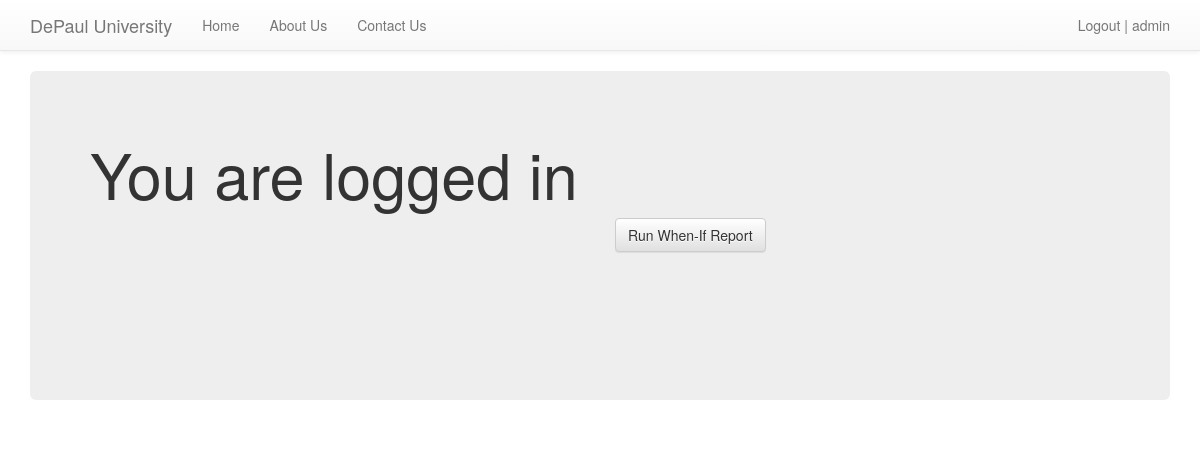
Page / (signed in) on the earlier database version.
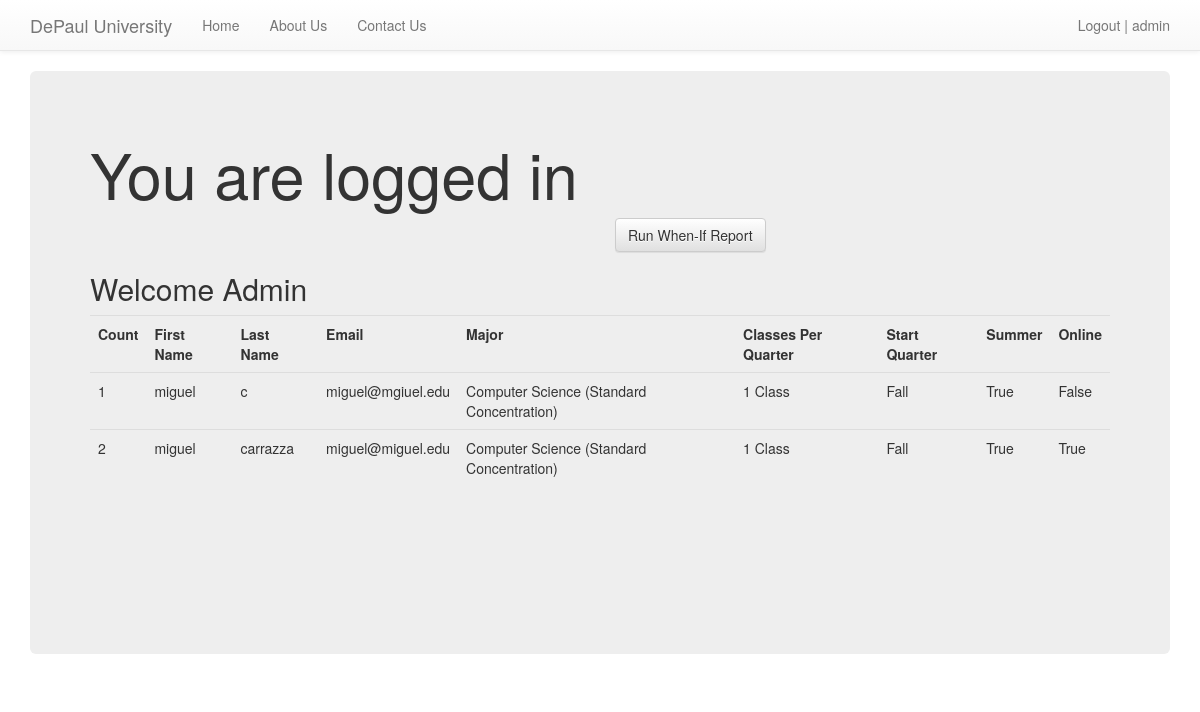
Same page on the later database version.
### MyHome/models.py (models this page shows, shortened)
class SignUp(models.Model):
    email = models.EmailField()
    First_Name = models.CharField(max_length=120, blank=False, null=True)
    Last_Name = models.CharField(max_length=120, blank=False, null=True)
    Classes_Per_Quarter = models.CharField(max_length=120, blank=False, null=True, default = '1')
    Major = models.CharField(max_length=120, blank=False, null=True, default = "Computer Science (Standard Concentration)")
    Classes_Per_Quarter = models.CharField(max_length=120, blank=False, null=True)
    Major = models.CharField(max_length=120, blank=False, null=True)
    summer = models.BooleanField(default=False)
    online = models.BooleanField(default=False)
    timestamp = models.DateTimeField(auto_now_add=True, auto_now=False)
    updated = models.DateTimeField(auto_now_add=False, auto_now=True)
    ClassesPerQuarter = (('1', '1'), ('2', '2'), ('3', '3'),)
    ClassesPerQuarter = (('1 Class', '1 Class'), ('2 Classes', '2 Classes'), ('3 Classes', '3 Classes'),)
    Classes_Per_Quarter = models.CharField(max_length=120, choices=ClassesPerQuarter, default = '1')
    Classes_Per_Quarter = models.CharField(max_length=120, choices=ClassesPerQuarter)
    MyMajor = (('Computer Science (Standard Concentration)', 'Computer Science (Standard Concentration)'),
               ('Information Systems (Business Analysis/Systems Analysis)', 'Information Systems (Business Analysis/Systems Analysis)'),
               ('Information Systems (Business Intelligence Concentration)', 'Information Systems (Business Intelligence Concentration)'),
               ('Information Systems (Database Administration Concentration)', 'Information Systems (Database Administration Concentration)'),
               ('Information Systems (IT Enterprise Management Concentration)', 'Information Systems (IT Enterprise Management Concentration)'),
               ('Information Systems (Standard Concentration)', 'Information Systems (Standard Concentration)'),)
    Major = models.CharField(max_length=120, choices=MyMajor, default = "Computer Science (Standard Concentration)")
    StartQuarter = (('Fall', 'Fall'), ('Winter', 'Winter'), ('Spring', 'Spring'),)
    Start_Quarter = models.CharField(max_length=120, choices=StartQuarter, default = 'Fall')
    Start_Quarter = models.CharField(max_length=120, choices=StartQuarter)

### MyHome/views.py (the view, shortened to what this page needs)
# urls.py: url(r'^$', home, name='home'),
def home(request):
    title = 'Sign Up Now'
    form = SignUpForm(request.POST or None)
    context = {
        "title": title,
        "form": form
    }
    if request.user.is_authenticated() and request.user.is_staff:
        queryset = SignUp.objects.all().order_by('-timestamp')
        context = {
            "queryset": queryset
        }
    return render(request, "home.html", context)

### templates/home.html (shortened to what this page needs)
{% extends "base.html" %}
{% load crispy_forms_tags %}
{% block jumbotron %}
<div class="jumbotron">
{% endblock %}
{% block content %}
{% if request.user.is_authenticated %}
<h1>You are logged in</h1>
<div class='row'>
    <div class='col-sm-5 col-sm-offset-6'>
<form method='POST' action=''>{% csrf_token %}
    <input class='btn btn-default' type='Submit' value='Run When-If Report'/>
</form>
    </div>
</div>
    {% if queryset %}
    <h2>Welcome Admin</h2>
    <table class='table'>
        <tr>
            <th>Count</th>
            <th>First Name</th>
            <th>Last Name</th>
            <th>Email</th>
            <th>Major</th>
            <th>Classes Per Quarter</th>
            <th>Start Quarter</th>
            <th>Summer</th>
            <th>Online</th>
        </tr>
    {% for instance in queryset %}
        <tr><td>{{ forloop.counter }}</td>
            <td>{{ instance.First_Name }} </td>
            <td>{{ instance.Last_Name }} </td>
            <td>{{ instance.email }} </td>
            <td>{{ instance.Major }}</td>
            <td>{{ instance.Classes_Per_Quarter }} </td>
            <td>{{ instance.Start_Quarter }}</td>
            <td>{{ instance.summer }} </td>
            <td>{{ instance.online }} </td>
        </tr>
    {% endfor %}
    </table>
    {% endif %}
{% endif %}
<div class = "row">
<br><br><br><br><br>
</div>
{% endblock %}

### templates/base.html (shortened to what this page needs)
<!DOCTYPE html>
<html lang="en">
  <head>
      {% include 'head_css.html' %}
  </head>
  <body>
  {% include 'navbar.html' %}
    <div class="container">
        {% block jumbotron %}
        {% endblock %}
        {% block content %}
        {% endblock %}
    </div>
  </body>
</html>

### templates/head_css.html (shortened to what this page needs)
<link rel="stylesheet" href="https://maxcdn.bootstrapcdn.com/bootstrap/3.3.7/css/bootstrap.min.css">
<link rel="stylesheet" href="https://maxcdn.bootstrapcdn.com/bootstrap/3.3.7/css/bootstrap-theme.min.css">

### templates/navbar.html (shortened to what this page needs)
    <nav class="navbar navbar-default navbar-static-top">
      <div class="container">
        <div class="navbar-header">
          <a class="navbar-brand" href="{% url 'home' %}">DePaul University</a>
        </div>
        <div id="navbar" class="navbar-collapse collapse">
          <ul class="nav navbar-nav">
            <li><a href="{% url 'home' %}">Home</a></li>
            <li><a href="{% url 'about' %}">About Us</a></li>
            <li><a href="{% url 'contact' %}">Contact Us</a></li>
          </ul>
          <ul class="nav navbar-nav navbar-right">
            {% if request.user.is_authenticated %}
            <li><a href="{% url 'auth_logout' %}">Logout | {{ request.user }}</a></li>
            {% else %}
            <li><a href="{% url 'registration_register' %}">Register</a></li>{% endif %}
          </ul>
        </div>
      </div>
    </nav>

Differences in the rows shown:
added SignUp: First_Name "miguel", Last_Name "c", email "miguel@mgiuel.edu", Major "Computer Science (Standard Concentration)", Classes_Per_Quarter "1 Class", Start_Quarter "Fall", summer "True", online "False"
added SignUp: First_Name "miguel", Last_Name "carrazza", email "miguel@miguel.edu", Major "Computer Science (Standard Concentration)", Classes_Per_Quarter "1 Class", Start_Quarter "Fall", summer "True", online "True"
Other differences:
text now shown: "Welcome Admin Count First Name Last Name Email Major Classes Per Quarter Start Quarter Summer Online"
